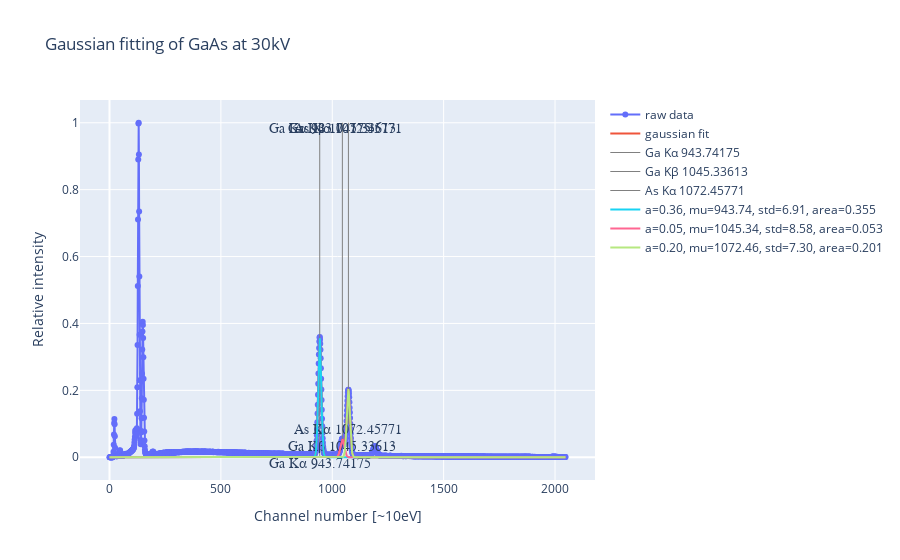

Notebook source saved alongside this figure:
### Code cell
fig_fit = plotly_plot(
    s["channel"],
    s["intensity"],
    y_fit=s["intensity_fit"],
    vlines=s["peaks_channel"],
    vlines_name=s["peaks_names"],
    title=f"Gaussian fitting of {s['name']}",
)
fig_fit = plotly_plot(x=s['channel'], fig=fig_fit, fit_params=s['fit_params'], title=f"Gaussian fitting of {s['name']}")
fig_fit.show()

calib = calibrate_channel_width_two_peaks(s["peaks_channel"], s["peaks_keV"])
s["dispersion"] = calib[0]
s["offset"] = calib[1]
s["kev_calibrated"] = (s["channel"] - s["offset"]) * s["dispersion"]

### Figure 1 — Plotly figure (JSON) as saved in the notebook; plotly's stock layout.template omitted (floating-point values rounded to 4 significant figures; data arrays with more than 128 entries replaced by an {"elided": "..."} marker saying what was removed)
{"data": [{"mode": "lines+markers", "name": "raw data", "textfont": {"size": 14}, "type": "scatter", "x": {"elided": "2048 int values"}, "y": {"elided": "2048 float values"}}, {"mode": "lines", "name": "gaussian fit", "textfont": {"size": 14}, "type": "scatter", "x": {"elided": "2048 int values"}, "y": {"elided": "2048 float values"}}, {"line": {"width": 1}, "marker": {"color": "grey"}, "mode": "lines+text", "name": "Ga K&#945;</sub> 943.74175", "text": ["Ga K&#945;</sub> 943.74175", "Ga K&#945;</sub> 943.74175"], "textfont": {"family": "sans serif", "size": 14}, "textposition": "bottom center", "type": "scatter", "x": [943.7, 943.7], "y": [0, 1]}, {"line": {"width": 1}, "marker": {"color": "grey"}, "mode": "lines+text", "name": "Ga K&#946;</sub> 1045.33613", "text": ["Ga K&#946;</sub> 1045.33613", "Ga K&#946;</sub> 1045.33613"], "textfont": {"family": "sans serif", "size": 14}, "textposition": "bottom center", "type": "scatter", "x": [1045.0, 1045.0], "y": [0.05, 1]}, {"line": {"width": 1}, "marker": {"color": "grey"}, "mode": "lines+text", "name": "As K&#945;</sub> 1072.45771", "text": ["As K&#945;</sub> 1072.45771", "As K&#945;</sub> 1072.45771"], "textfont": {"family": "sans serif", "size": 14}, "textposition": "bottom center", "type": "scatter", "x": [1072.0, 1072.0], "y": [0.1, 1]}, {"mode": "lines", "name": "a=0.36, mu=943.74, std=6.91, area=0.355", "type": "scatter", "x": {"elided": "2048 int values"}, "y": {"elided": "2048 float values"}}, {"mode": "lines", "name": "a=0.05, mu=1045.34, std=8.58, area=0.053", "type": "scatter", "x": {"elided": "2048 int values"}, "y": {"elided": "2048 float values"}}, {"mode": "lines", "name": "a=0.20, mu=1072.46, std=7.30, area=0.201", "type": "scatter", "x": {"elided": "2048 int values"}, "y": {"elided": "2048 float values"}}], "layout": {"title": {"text": "Gaussian fitting of GaAs at 30kV"}, "xaxis": {"title": {"text": "Channel number [~10eV]"}}, "yaxis": {"title": {"text": "Relative intensity"}}}}
